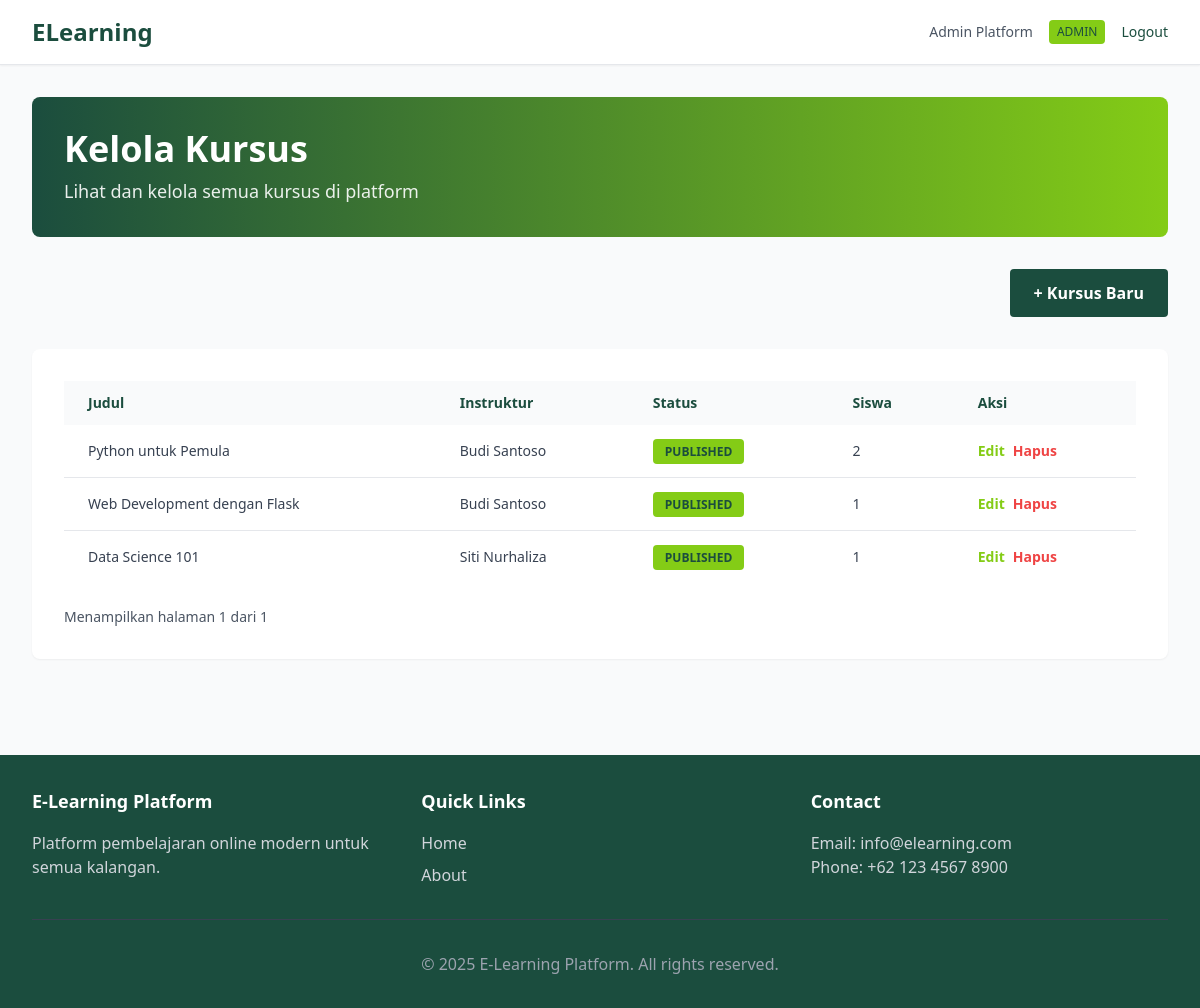
The app's page /admin/manage/courses (signed in) with its own data.
### app/models/user.py (models this page shows, shortened)
class User(UserMixin, db.Model):
    __tablename__ = 'users'
    id = db.Column(db.Integer, primary_key=True)
    username = db.Column(db.String(80), unique=True, nullable=False, index=True)
    email = db.Column(db.String(120), unique=True, nullable=False, index=True)
    password_hash = db.Column(db.String(255), nullable=False)
    full_name = db.Column(db.String(120), nullable=False)
    role = db.Column(db.String(20), default='student', nullable=False)
    bio = db.Column(db.Text)
    avatar_url = db.Column(db.String(255))
    is_active = db.Column(db.Boolean, default=True)
    created_at = db.Column(db.DateTime, server_default=db.func.now())
    updated_at = db.Column(db.DateTime, onupdate=db.func.now())
    enrollments = db.relationship('Enrollment', backref='user', lazy=True, cascade='all, delete-orphan')
    results = db.relationship('Result', backref='user', lazy=True, cascade='all, delete-orphan')
    courses_taught = db.relationship('Course', backref='instructor', lazy=True, foreign_keys='Course.instructor_id')
    def is_admin(self):
        return self.role == 'admin'

### app/models/course.py (models this page shows, shortened)
class Course(db.Model):
    __tablename__ = 'courses'
    id = db.Column(db.Integer, primary_key=True)
    title = db.Column(db.String(200), nullable=False)
    description = db.Column(db.Text)
    instructor_id = db.Column(db.Integer, db.ForeignKey('users.id'), nullable=False)
    status = db.Column(db.String(20), default='draft', nullable=False)  # draft, published, archived
    image_url = db.Column(db.String(255))
    category = db.Column(db.String(100))
    duration_weeks = db.Column(db.Integer)
    level = db.Column(db.String(50), default='beginner')  # beginner, intermediate, advanced
    created_at = db.Column(db.DateTime, default=datetime.utcnow)
    updated_at = db.Column(db.DateTime, onupdate=datetime.utcnow)
    modules = db.relationship('Module', backref='course', lazy=True, cascade='all, delete-orphan')
    assessments = db.relationship('Assessment', backref='course', lazy=True, cascade='all, delete-orphan')
    enrollments = db.relationship('Enrollment', backref='course', lazy=True, cascade='all, delete-orphan')
    def is_published(self):
        return self.status == 'published'

### app/routes/admin.py (the view)
@admin_bp.route('/manage/courses')
@login_required
@admin_required
def manage_courses():
    page = request.args.get('page', 1, type=int)
    courses = Course.query.paginate(page=page, per_page=20)
    return render_template('admin/manage_courses.html', courses=courses)

### app/models/user.py (called while the page is built)
@login_manager.user_loader
def load_user(user_id):
    return User.query.get(int(user_id))

### app/routes/admin.py (called while the page is built)
def admin_required(f):
    @wraps(f)
    def decorated_function(*args, **kwargs):
        if not current_user.is_authenticated or not current_user.is_admin():
            flash('Akses ditolak. Anda harus login sebagai admin.', 'danger')
            return redirect(url_for('auth.login'))
        return f(*args, **kwargs)
    return decorated_function

### app/templates/admin/manage_courses.html (shortened to what this page needs)
{% extends "base.html" %}
{% block content %}
<div class="space-y-8">
    <div class="bg-gradient-to-r from-dark-green to-lime rounded-lg p-8 text-white">
        <h1 class="text-4xl font-bold">Kelola Kursus</h1>
        <p class="text-lg opacity-90 mt-2">Lihat dan kelola semua kursus di platform</p>
    </div>
    <div class="text-right">
        <a href="{{ url_for('admin.create_course') }}" class="inline-block bg-dark-green text-white px-6 py-3 rounded hover:bg-lime hover:text-dark-green transition font-semibold">
            + Kursus Baru
        </a>
    </div>
    <div class="bg-white rounded-lg shadow-sm p-8">
        {% if courses.items %}
            <div class="overflow-x-auto">
                <table class="min-w-full">
                    <thead class="bg-light-gray">
                        <tr>
                            <th class="px-6 py-3 text-left text-sm font-semibold text-dark-green">Judul</th>
                            <th class="px-6 py-3 text-left text-sm font-semibold text-dark-green">Instruktur</th>
                            <th class="px-6 py-3 text-left text-sm font-semibold text-dark-green">Status</th>
                            <th class="px-6 py-3 text-left text-sm font-semibold text-dark-green">Siswa</th>
                            <th class="px-6 py-3 text-left text-sm font-semibold text-dark-green">Aksi</th>
                        </tr>
                    </thead>
                    <tbody class="divide-y divide-border-gray">
                        {% for course in courses.items %}
                            <tr class="hover:bg-light-gray">
                                <td class="px-6 py-4 text-sm text-gray-700">{{ course.title }}</td>
                                <td class="px-6 py-4 text-sm text-gray-700">{{ course.instructor.full_name }}</td>
                                <td class="px-6 py-4 text-sm">
                                    <span class="{% if course.is_published() %}bg-lime text-dark-green{% else %}bg-border-gray text-gray-700{% endif %} px-3 py-1 rounded text-xs font-semibold">{{ course.status.upper() }}</span>
                                </td>
                                <td class="px-6 py-4 text-sm text-gray-700">{{ course.enrollments|length }}</td>
                                <td class="px-6 py-4 text-sm">
                                    <div class="flex gap-2">
                                        <a href="{{ url_for('admin.edit_course', course_id=course.id) }}" class="text-lime hover:text-dark-green font-semibold">Edit</a>
                                        <form method="POST" action="{{ url_for('admin.delete_course', course_id=course.id) }}" style="display: inline;">
                                            <button type="submit" class="text-red-500 hover:text-red-700 font-semibold" onclick="return confirm('Hapus kursus ini?')">Hapus</button>
                                        </form>
                                    </div>
                                </td>
                            </tr>
                        {% endfor %}
                    </tbody>
                </table>
            </div>
            <div class="mt-6 flex justify-between items-center">
                <div class="text-sm text-gray-600">
                    Menampilkan halaman {{ courses.page }} dari {{ courses.pages }}
                </div>
            </div>
        {% else %}
            <p class="text-center text-gray-600 py-8">Belum ada kursus di platform.</p>
        {% endif %}
    </div>
</div>
{% endblock %}

### app/templates/base.html (shortened to what this page needs)
<!DOCTYPE html>
<html lang="id">
<head>
    <script src="https://cdn.tailwindcss.com"></script>
</head>
<body class="bg-light-gray">
    <nav class="bg-white shadow-sm border-b border-border-gray sticky top-0 z-50">
        <div class="max-w-7xl mx-auto px-4 sm:px-6 lg:px-8">
            <div class="flex justify-between items-center h-16">
                <div class="flex items-center">
                    <a href="/" class="text-2xl font-bold text-dark-green">ELearning</a>
                </div>
                <div class="flex items-center gap-4">
                    {% if current_user.is_authenticated %}
                        <span class="text-sm text-gray-600">{{ current_user.full_name }}</span>
                        <span class="text-xs bg-lime text-dark-green px-2 py-1 rounded">{{ current_user.role.upper() }}</span>
                        <a href="{{ url_for('auth.logout') }}" class="text-sm text-dark-green hover:text-lime transition">Logout</a>
                    {% else %}
                        <a href="{{ url_for('auth.login') }}" class="text-sm text-dark-green hover:text-lime transition">Login</a>
                        <a href="{{ url_for('auth.register') }}" class="text-sm bg-dark-green text-white px-4 py-2 rounded hover:bg-lime hover:text-dark-green transition">Register</a>
                    {% endif %}
                </div>
            </div>
        </div>
    </nav>
    <main class="max-w-7xl mx-auto px-4 sm:px-6 lg:px-8 py-8">
        {% block content %}{% endblock %}
    </main>
    <footer class="bg-dark-green text-white mt-16 py-8">
        <div class="max-w-7xl mx-auto px-4 sm:px-6 lg:px-8">
            <div class="grid grid-cols-1 md:grid-cols-3 gap-8">
                <div>
                    <h3 class="text-lg font-semibold mb-4">E-Learning Platform</h3>
                    <p class="text-gray-300">Platform pembelajaran online modern untuk semua kalangan.</p>
                </div>
                <div>
                    <h4 class="text-lg font-semibold mb-4">Quick Links</h4>
                    <ul class="space-y-2 text-gray-300">
                        <li><a href="/" class="hover:text-lime transition">Home</a></li>
                        <li><a href="/about" class="hover:text-lime transition">About</a></li>
                    </ul>
                </div>
                <div>
                    <h4 class="text-lg font-semibold mb-4">Contact</h4>
                    <p class="text-gray-300">Email: info@elearning.com</p>
                    <p class="text-gray-300">Phone: +62 123 4567 8900</p>
                </div>
            </div>
            <div class="border-t border-gray-700 mt-8 pt-8 text-center text-gray-400">
                <p>&copy; 2025 E-Learning Platform. All rights reserved.</p>
            </div>
        </div>
    </footer>
</body>
</html>

### records on screen
User: full_name "Admin Platform", role "ADMIN"
Course: title "Python untuk Pemula", instructor.full_name "Budi Santoso", status "PUBLISHED", enrollments|length "2"
Course: title "Web Development dengan Flask", instructor.full_name "Budi Santoso", status "PUBLISHED", enrollments|length "1"
Course: title "Data Science 101", instructor.full_name "Siti Nurhaliza", status "PUBLISHED", enrollments|length "1"

### other values on screen
{{ courses.page }} "1"
{{ courses.pages }} "1"
